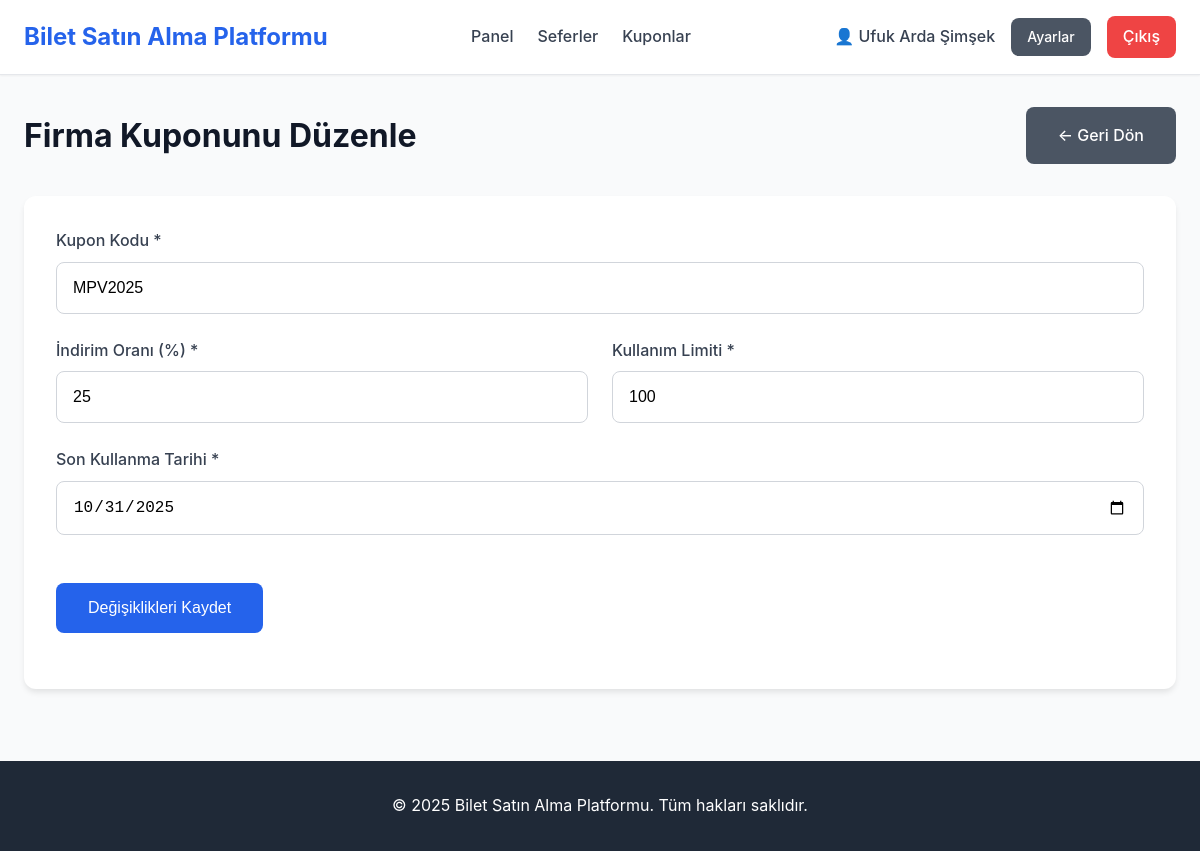
Page /company/coupons/edit?id=c674934a-f1f0-405b-92ab-a37c52fee08e (signed in) on the committed database.
### tables this page shows
CREATE TABLE Coupons (
    id TEXT PRIMARY KEY,                    -- UUID
    code TEXT NOT NULL UNIQUE,              -- Kupon kodu (benzersiz)
    discount REAL NOT NULL CHECK(discount > 0 AND discount <= 100),  -- İndirim oranı (%)
    company_id TEXT NULL,                   -- NULL ise global (admin), değilse firma kuponu
    usage_limit INTEGER NOT NULL,           -- Toplam kullanım limiti
    used_count INTEGER DEFAULT 0,           -- Şu ana kadar kaç kez kullanıldı
    expire_date DATETIME NOT NULL,          -- Son kullanma tarihi
    created_at TIMESTAMP DEFAULT CURRENT_TIMESTAMP,
    FOREIGN KEY (company_id) REFERENCES Bus_Company(id) ON DELETE CASCADE
);

### pages/company/edit-coupon.php (called while the page is built, shortened)
<?php
$db = Database::getInstance();
$couponId = $_GET['id'] ?? null;
$coupon = $db->getCouponById($couponId);
$inputs = [
    'code' => $coupon['code'], 'discount' => $coupon['discount'],
    'usage_limit' => $coupon['usage_limit'],
    'expire_date' => date('Y-m-d', strtotime($coupon['expire_date']))
];
require_once INCLUDES_PATH . '/header.php';
require_once VIEWS_PATH . '/company/edit-coupon.view.php';
require_once INCLUDES_PATH . '/footer.php';

### public/index.php (called while the page is built, shortened)
<?php
require_once __DIR__ . '/../router.php';

### classes/Database.php (called while the page is built, shortened)
<?php
class Database {
    private $pdo;
    private static $instance = null;
    private function __construct() {
        $this->pdo = getDBConnection();
    }
    public static function getInstance() {
        if (self::$instance === null) {
            self::$instance = new self();
        }
        return self::$instance;
    }
    public function fetchOne($sql, $params = []) {
        try {
            $stmt = $this->pdo->prepare($sql);
            $stmt->execute($params);
            $result = $stmt->fetch(PDO::FETCH_ASSOC);
            return $result ?: null;
        } catch (PDOException $e) {
            error_log("Database Error (fetchOne): " . $e->getMessage());
            error_log("SQL: " . $sql);
            return null;
        }
    }
    public function getCouponById($id) {
        $sql = "SELECT * FROM Coupons WHERE id = ? LIMIT 1";
        return $this->fetchOne($sql, [$id]);
    }
}

### config/database.php (called while the page is built, shortened)
<?php
function getDBConnection() {
    try {
        $pdo = new PDO('sqlite:' . DB_PATH);
        $pdo->setAttribute(PDO::ATTR_ERRMODE, PDO::ERRMODE_EXCEPTION);
        $pdo->exec('PRAGMA foreign_keys = ON');
        $pdo->setAttribute(PDO::FETCH_ASSOC, true);
        return $pdo;
    } catch (PDOException $e) {
        error_log("Veritabanı bağlantı hatası: " . $e->getMessage());
        if (ENVIRONMENT !== 'development') {
            die("Sistemde bir sorun oluştu. Lütfen daha sonra tekrar deneyin.");
        } else {
            die("Veritabanı bağlantı hatası: " . $e->getMessage());
        }
    }
}

### views/company/edit-coupon.view.php (the view, shortened to what this page needs)
<div class="container mt-4">
    <div class="d-flex justify-content-between align-items-center mb-4">
        <h1>Firma Kuponunu Düzenle</h1>
        <a href="/company/coupons" class="btn btn-secondary">← Geri Dön</a>
    </div>
    <div class="card">
        <div class="card-body">
            <form method="POST" action="/company/coupons/edit?id=<?= htmlspecialchars($coupon['id']) ?>">
                <div class="form-group">
                    <label for="code">Kupon Kodu *</label>
                    <input type="text" id="code" name="code" value="<?= htmlspecialchars($inputs['code']) ?>" required style="text-transform: uppercase;">
                </div>
                <div class="grid grid-2">
                    <div class="form-group">
                        <label for="discount">İndirim Oranı (%) *</label>
                        <input type="number" id="discount" name="discount" value="<?= htmlspecialchars($inputs['discount']) ?>" min="1" max="100" step="0.5" required>
                    </div>
                    <div class="form-group">
                        <label for="usage_limit">Kullanım Limiti *</label>
                        <input type="number" id="usage_limit" name="usage_limit" value="<?= htmlspecialchars($inputs['usage_limit']) ?>" min="1" required>
                    </div>
                </div>
                <div class="form-group">
                    <label for="expire_date">Son Kullanma Tarihi *</label>
                    <input type="date" id="expire_date" name="expire_date" value="<?= htmlspecialchars($inputs['expire_date']) ?>" min="<?= date('Y-m-d') ?>" required>
                </div>
                <button type="submit" class="btn btn-primary mt-3">Değişiklikleri Kaydet</button>
            </form>
        </div>
    </div>
</div>

### public/assets/css/style.css (style rules this page uses)
* { margin: 0; padding: 0; box-sizing: border-box; }
:root { --primary-color: #2563eb; --primary-hover: #1d4ed8; --secondary-color: #64748b; --success-color: #10b981; --danger-color: #ef4444; --warning-color: #f59e0b; --info-color: #3b82f6; --gray-50: #f9fafb; --gray-100: #f3f4f6; --gray-200: #e5e7eb; --gray-300: #d1d5db; --gray-400: #9ca3af; --gray-500: #6b7280; --gray-600: #4b5563; --gray-700: #374151; --gray-800: #1f2937; --gray-900: #111827; --spacing-xs: 0.25rem; --spacing-sm: 0.5rem; --spacing-md: 1rem; --spacing-lg: 1.5rem; --spacing-xl: 2rem; --spacing-2xl: 3rem; --radius-sm: 0.25rem; --radius-md: 0.5rem; --radius-lg: 0.75rem; --radius-xl: 1rem; --shadow-sm: 0 1px 2px 0 rgba(0, 0, 0, 0.05); --shadow-md: 0 4px 6px -1px rgba(0, 0, 0, 0.1); --shadow-lg: 0 10px 15px -3px rgba(0, 0, 0, 0.1); --shadow-xl: 0 20px 25px -5px rgba(0, 0, 0, 0.1); }
body { font-family: -apple-system, BlinkMacSystemFont, 'Segoe UI', Roboto, 'Helvetica Neue', Arial, sans-serif; font-size: 16px; line-height: 1.6; color: var(--gray-900); background-color: var(--gray-50); min-height: 100vh; display: flex; flex-direction: column; }
.container { width: 100%; max-width: 1200px; margin: 0 auto; padding: 0 var(--spacing-lg); }
.form-group { margin-bottom: var(--spacing-lg); }
.form-group label { display: block; margin-bottom: var(--spacing-sm); font-weight: 500; color: var(--gray-700); }
.form-group input, .form-group select, .form-group textarea { width: 100%; padding: var(--spacing-md); border: 1px solid var(--gray-300); border-radius: var(--radius-md); font-size: 1rem; transition: border-color 0.2s, box-shadow 0.2s; }
.btn { display: inline-block; padding: var(--spacing-md) var(--spacing-xl); border: none; border-radius: var(--radius-md); font-size: 1rem; font-weight: 500; text-align: center; text-decoration: none; cursor: pointer; transition: all 0.2s; }
.btn-primary { background-color: var(--primary-color); color: white; }
.btn-secondary { background-color: var(--gray-600); color: white; }
.card { background: white; border-radius: var(--radius-lg); box-shadow: var(--shadow-md); padding: var(--spacing-xl); margin-bottom: var(--spacing-lg); }
.card-body { margin-bottom: var(--spacing-lg); }
.grid { display: grid; gap: var(--spacing-lg); }
.grid-2 { grid-template-columns: repeat(2, 1fr); }
.mt-3 { margin-top: var(--spacing-lg); }
.mt-4 { margin-top: var(--spacing-xl); }
.mb-4 { margin-bottom: var(--spacing-xl); }

### views/company/edit-coupon.view.php (style rules this page uses)
.d-flex { display: flex; }
.justify-content-between { justify-content: space-between; }
.align-items-center { align-items: center; }

### rows in the picture
coupons: code "MPV2025", discount "25", usage_limit "100", expire_date "10/31/2025"

### other values in the picture
SITE_NAME "Bilet Satın Alma Platformu"
$currentUser['name'] "Ufuk Arda Şimşek"
